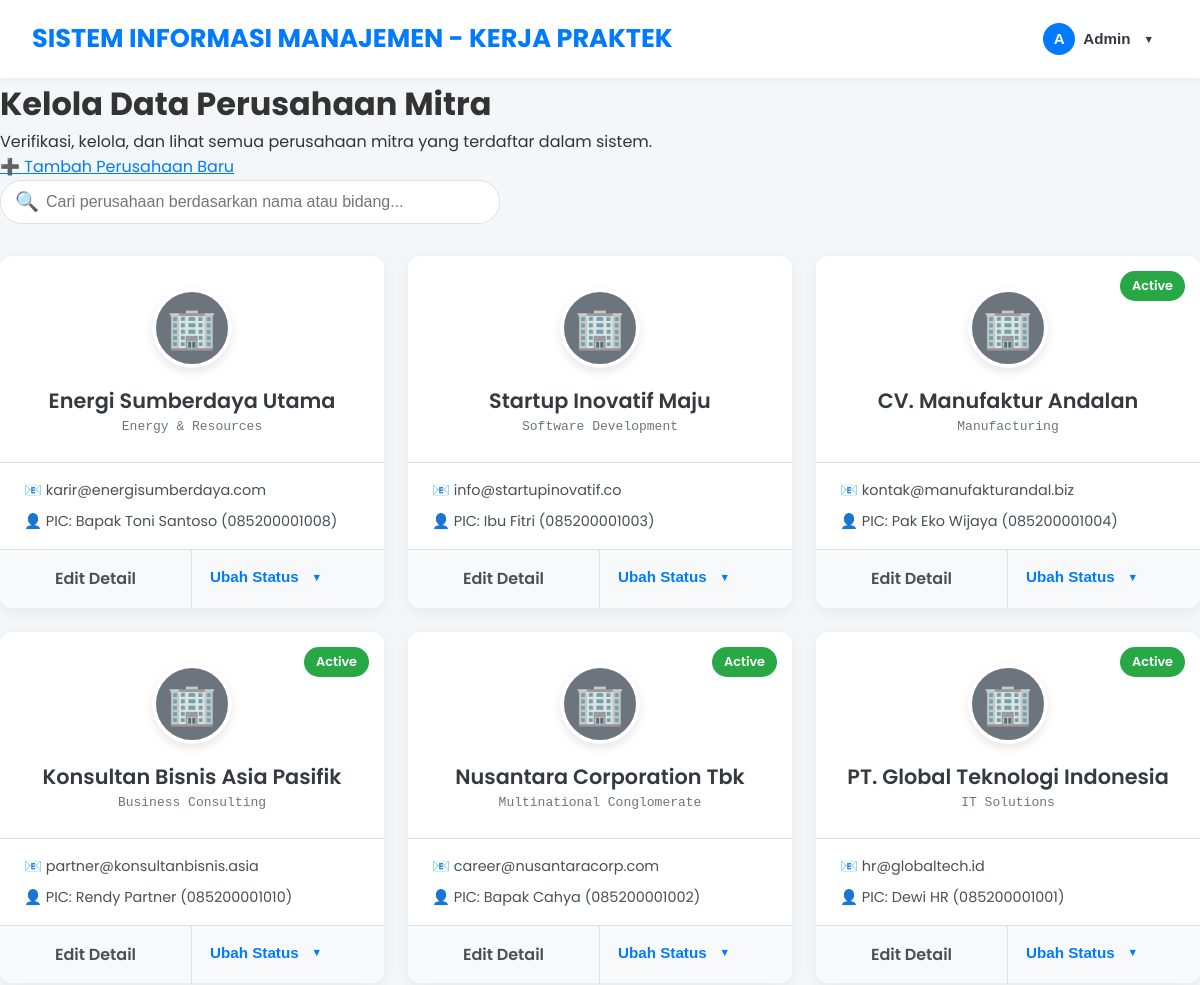
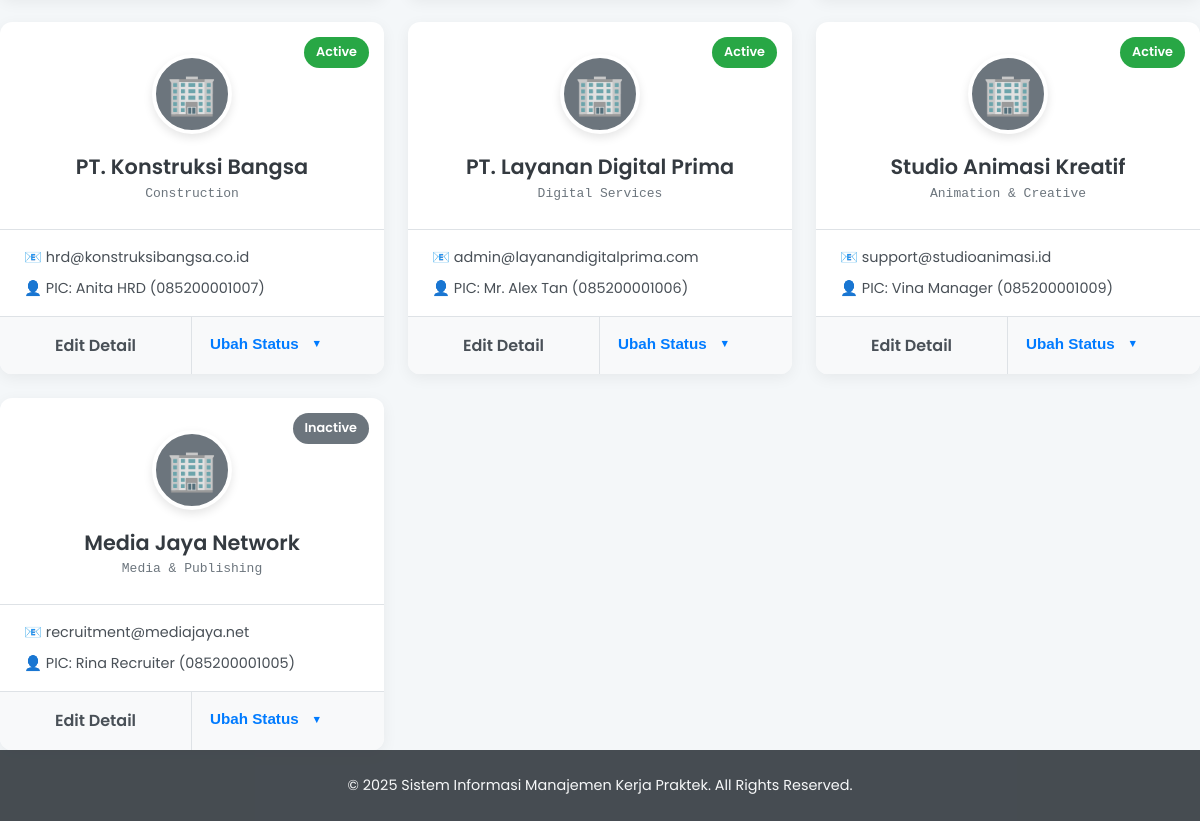
The app's page /admin_prodi/perusahaan_kelola.php (signed in) with its own data (2 pictures, top to bottom).
### tables this page shows
CREATE TABLE `perusahaan` (
  `id_perusahaan` int NOT NULL,
  `email_perusahaan` varchar(100) NOT NULL,
  `password_perusahaan` varchar(100) NOT NULL,
  `nama_perusahaan` varchar(100) NOT NULL,
  `alamat` text,
  `bidang` varchar(100) DEFAULT NULL,
  `kontak_person_nama` varchar(100) DEFAULT NULL,
  `kontak_person_email` varchar(100) DEFAULT NULL,
  `kontak_person_no_hp` varchar(20) DEFAULT NULL,
  `status_akun` enum('pending_approval','active','inactive') DEFAULT 'pending_approval',
  `created_at` timestamp NOT NULL DEFAULT CURRENT_TIMESTAMP,
  `updated_at` timestamp NOT NULL DEFAULT CURRENT_TIMESTAMP ON UPDATE CURRENT_TIMESTAMP
);

### admin_prodi/perusahaan_kelola.php (the view, shortened to what this page needs)
<?php
require_once '../config/db_connect.php';
$list_perusahaan = [];
$error_message = '';
if ($conn) {
    $sql_perusahaan = "SELECT id_perusahaan, nama_perusahaan, email_perusahaan, bidang, kontak_person_nama, kontak_person_no_hp, status_akun FROM perusahaan ORDER BY CASE WHEN status_akun = 'pending_approval' THEN 1 WHEN status_akun = 'active' THEN 2 ELSE 3 END, nama_perusahaan ASC";
    $result_perusahaan_db = $conn->query($sql_perusahaan);
    if ($result_perusahaan_db) {
        while ($row = $result_perusahaan_db->fetch_assoc()) {
            $list_perusahaan[] = $row;
        }
    } else {
        $error_message = "Gagal mengambil data perusahaan: " . $conn->error;
    }
} else {
    if(empty($error_message)) $error_message = "Koneksi database gagal.";
}
$page_title = "Kelola Data Perusahaan Mitra";
require_once '../includes/header.php';
?>
<div class="main-content-full">
    <div class="list-container">
        <div class="list-header">
            <h1><?php echo htmlspecialchars($page_title); ?></h1>
            <p>Verifikasi, kelola, dan lihat semua perusahaan mitra yang terdaftar dalam sistem.</p>
            <a href="perusahaan_tambah.php" class="btn btn-primary">➕ Tambah Perusahaan Baru</a>
        </div>
        <div class="filter-search-container">
            <div class="search-wrapper">
                <input type="text" id="userSearchInput" placeholder="Cari perusahaan berdasarkan nama atau bidang...">
                <span class="search-icon">🔍</span>
            </div>
        </div>
        <?php if (empty($list_perusahaan) && empty($error_message)): ?>
            <div class="message info">
                <h4>Data Kosong</h4>
                <p>Belum ada data perusahaan mitra yang terdaftar.</p>
            </div>
        <?php else: ?>
            <div class="user-card-grid" id="userCardGrid">
                <?php foreach ($list_perusahaan as $p): ?>
                    <div class="user-card">
                        <div class="card-header-status status-perusahaan-<?php echo strtolower(htmlspecialchars($p['status_akun'])); ?>">
                            <?php echo ucfirst(str_replace('_', ' ', htmlspecialchars($p['status_akun']))); ?>
                        </div>
                        <div class="card-main-info">
                            <div class="user-avatar company-avatar">🏢</div>
                            <h4 class="user-name"><?php echo htmlspecialchars($p['nama_perusahaan']); ?></h4>
                            <p class="user-id company-bidang"><?php echo htmlspecialchars($p['bidang'] ?: 'Bidang belum diatur'); ?></p>
                        </div>
                        <div class="card-contact-info">
                            <span>📧 <?php echo htmlspecialchars($p['email_perusahaan']); ?></span>
                            <span class="company-pic">👤 PIC: <?php echo htmlspecialchars($p['kontak_person_nama'] ?: 'N/A'); ?> (<?php echo htmlspecialchars($p['kontak_person_no_hp'] ?: '-'); ?>)</span>
                        </div>
                        <div class="card-actions">
                            <a href="perusahaan_edit.php?id_perusahaan=<?php echo $p['id_perusahaan']; ?>" class="btn btn-secondary" title="Edit">Edit Detail</a>
                            <div class="dropdown">
                                <button class="btn btn-primary dropdown-toggle" title="Ubah Status">Ubah Status</button>
                            </div>
                        </div>
                    </div>
                <?php endforeach; ?>
            </div>
        <?php endif; ?>
    </div>
</div>
<?php
require_once '../includes/footer.php';
?>

### includes/header.php (style rules this page uses)
:root { --primary-color: #007BFF; --primary-hover: #0056b3; --secondary-color: #6c757d; --dark-color: #343a40; --light-color: #f8f9fa; --background-color: #f4f7f9; --text-color: #333; --border-color: #dee2e6; --card-shadow: 0 4px 15px rgba(0,0,0,0.06); --border-radius: 12px; }
* { box-sizing: border-box; }
body, h1, h2, h3, h4, h5, h6, p, ul, ol { margin: 0; padding: 0; }
body { font-family: 'Poppins', sans-serif; line-height: 1.6; background-color: var(--background-color); color: var(--text-color); display: flex; flex-direction: column; min-height: 100vh; }
.dropdown { position: relative; display: inline-block; }
.dropdown-toggle { background-color: transparent; color: var(--dark-color); padding: 8px 12px; font-size: 0.95em; font-weight: 500; border: 2px solid transparent; cursor: pointer; display: flex; align-items: center; gap: 8px; border-radius: 50px; transition: all 0.3s ease; }
.dropdown-toggle::after { content: '▼'; font-size: 0.7em; margin-left: 5px; transition: transform 0.3s ease; }

### admin_prodi/perusahaan_kelola.php (style rules this page uses)
.company-avatar { background-color: #6c757d; }
.company-bidang { color: var(--primary-color); font-weight: 500; font-family: 'Poppins', sans-serif; }
.company-pic { color: #495057; }
.status-perusahaan-active { background-color: #28a745; color: #fff; }
.status-perusahaan-inactive { background-color: #6c757d; color: #fff; }
.user-card-grid { display: grid; grid-template-columns: repeat(auto-fit, minmax(320px, 1fr)); gap: 1.5rem; }
.user-card { background-color: #fff; border-radius: 12px; box-shadow: 0 4px 15px rgba(0,0,0,0.06); display: flex; flex-direction: column; overflow: hidden; position: relative; transition: all 0.3s ease; }
.card-header-status { position: absolute; top: 15px; right: 15px; padding: 5px 12px; border-radius: 20px; font-size: 0.8em; font-weight: 600; color: #fff; }
.card-main-info { padding: 2rem 1.5rem 1.5rem; text-align: center; border-bottom: 1px solid #dee2e6; }
.user-avatar { width: 80px; height: 80px; border-radius: 50%; color: white; display: inline-flex; align-items: center; justify-content: center; font-size: 2.5em; font-weight: 600; margin-bottom: 1rem; border: 4px solid #fff; box-shadow: 0 4px 10px rgba(0,0,0,0.1); }
.user-name { margin: 0; font-size: 1.3em; font-weight: 600; color: #343a40; }
.user-id { margin: 0; color: #6c757d; font-family: monospace; }
.card-contact-info { padding: 1rem 1.5rem; display: flex; flex-direction: column; gap: 0.5rem; font-size: 0.9em; }
.card-contact-info span { color: #495057; word-break: break-all; }
.card-actions { margin-top: auto; display: grid; grid-template-columns: 1fr 1fr; background-color: #f8f9fa; border-top: 1px solid #dee2e6; }
.card-actions .btn { padding: 1rem; border-radius: 0; text-align: center; text-decoration: none; font-weight: 600; transition: background-color 0.3s ease; }
.btn.btn-secondary { border-right: 1px solid #dee2e6; color: #495057; }
.btn.btn-primary { background-color: transparent; color: #007bff; }
.dropdown { position: relative; }
.dropdown-toggle::after { content: ' ▼'; font-size: 0.7em; }
.filter-search-container { margin-bottom: 2rem; }
.search-wrapper { position: relative; max-width: 500px; }
#userSearchInput { width: 100%; padding: 12px 20px 12px 45px; border: 1px solid #dee2e6; border-radius: 50px; font-size: 1em; transition: all 0.3s ease; }
.search-icon { position: absolute; left: 15px; top: 50%; transform: translateY(-50%); font-size: 1.2em; color: #6c757d; }

### records on screen
perusahaan: nama_perusahaan "Energi Sumberdaya Utama", bidang "Energy & Resources", email_perusahaan "karir@energisumberdaya.com", kontak_person_nama "Bapak Toni Santoso", kontak_person_no_hp "085200001008"
perusahaan: nama_perusahaan "Startup Inovatif Maju", bidang "Software Development", email_perusahaan "info@startupinovatif.co", kontak_person_nama "Ibu Fitri", kontak_person_no_hp "085200001003"
perusahaan: status_akun "Active", nama_perusahaan "CV. Manufaktur Andalan", bidang "Manufacturing", email_perusahaan "kontak@manufakturandal.biz", kontak_person_nama "Pak Eko Wijaya", kontak_person_no_hp "085200001004"
perusahaan: status_akun "Active", nama_perusahaan "Konsultan Bisnis Asia Pasifik", bidang "Business Consulting", email_perusahaan "partner@konsultanbisnis.asia", kontak_person_nama "Rendy Partner", kontak_person_no_hp "085200001010"
perusahaan: status_akun "Active", nama_perusahaan "Nusantara Corporation Tbk", bidang "Multinational Conglomerate", email_perusahaan "career@nusantaracorp.com", kontak_person_nama "Bapak Cahya", kontak_person_no_hp "085200001002"
perusahaan: status_akun "Active", nama_perusahaan "PT. Global Teknologi Indonesia", bidang "IT Solutions", email_perusahaan "hr@globaltech.id", kontak_person_nama "Dewi HR", kontak_person_no_hp "085200001001"
perusahaan: status_akun "Active", nama_perusahaan "PT. Konstruksi Bangsa", bidang "Construction", email_perusahaan "hrd@konstruksibangsa.co.id", kontak_person_nama "Anita HRD", kontak_person_no_hp "085200001007"
perusahaan: status_akun "Active", nama_perusahaan "PT. Layanan Digital Prima", bidang "Digital Services", email_perusahaan "admin@layanandigitalprima.com", kontak_person_nama "Mr. Alex Tan", kontak_person_no_hp "085200001006"
perusahaan: status_akun "Active", nama_perusahaan "Studio Animasi Kreatif", bidang "Animation & Creative", email_perusahaan "support@studioanimasi.id", kontak_person_nama "Vina Manager", kontak_person_no_hp "085200001009"
perusahaan: status_akun "Inactive", nama_perusahaan "Media Jaya Network", bidang "Media & Publishing", email_perusahaan "recruitment@mediajaya.net", kontak_person_nama "Rina Recruiter", kontak_person_no_hp "085200001005"

### other values on screen
substr($user_nama, 0, 1) "A"
explode(' ', $user_nama)[0] "Admin"
$page_title "Kelola Data Perusahaan Mitra"
